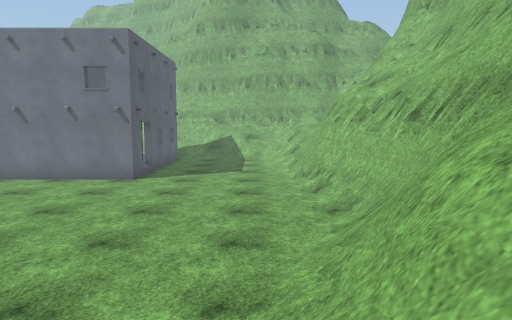
view 1 (above)

22 first-person views from a walk through a Unity game level. The camera is 1.3 m above the floor, tilts 6° down and sees 70° across. The floor is counted in squares, 1 m on a side. Each view is taken from the middle of a square. On the plan, view 1 faces up. The plan holds only what a view shows up to about 15 squares ahead; the rest is blank. The place goes on beyond the plan. The player is left out. Surface patterns are stand-ins for the level's own textures.

view 2
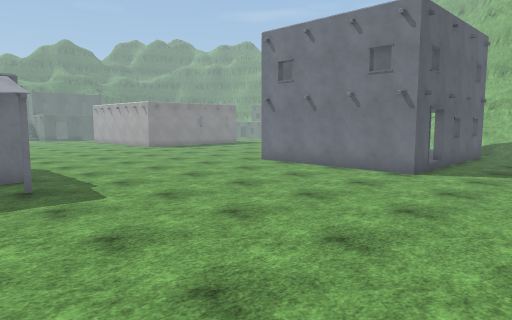

view 3
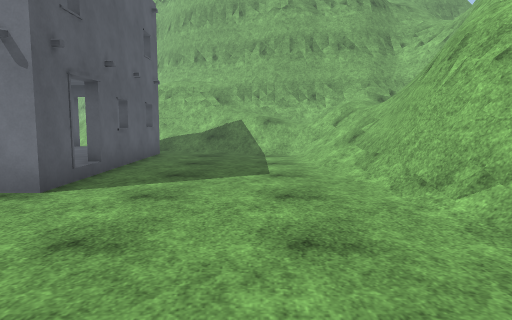

view 4
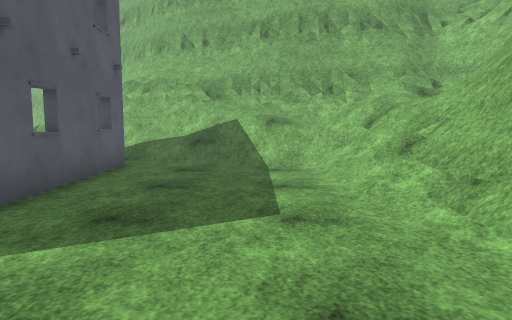

view 5
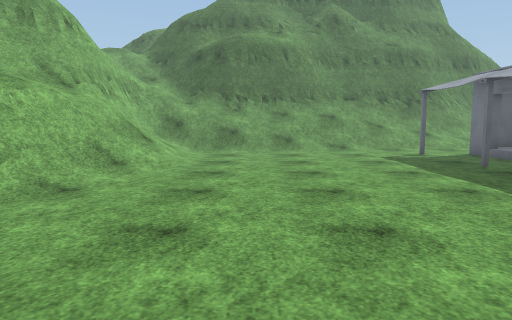

view 6
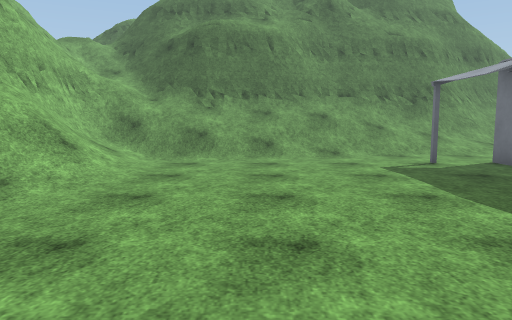

view 7
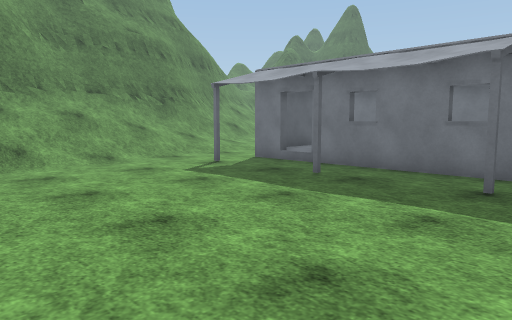

view 8
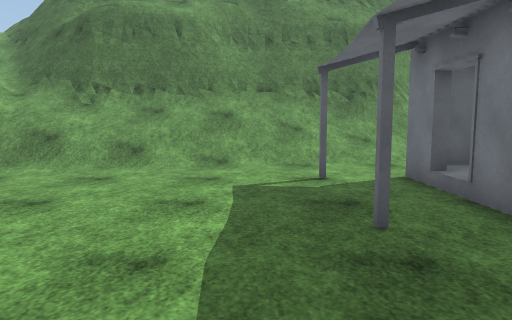

view 9
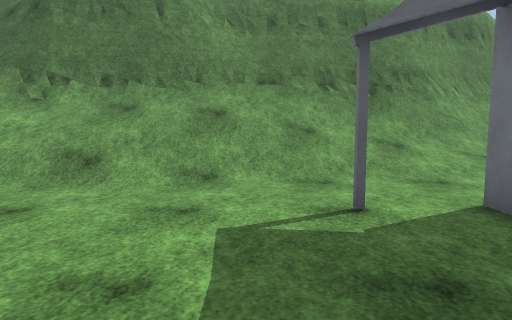

view 10
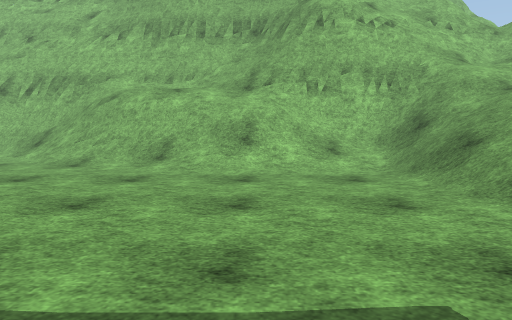

view 11
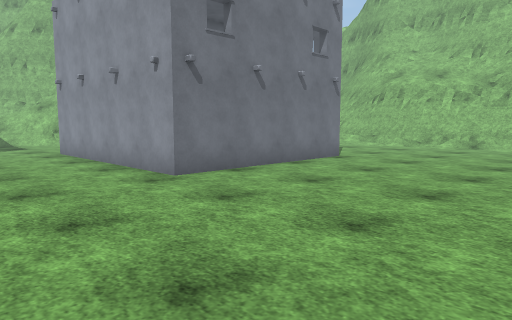

view 12
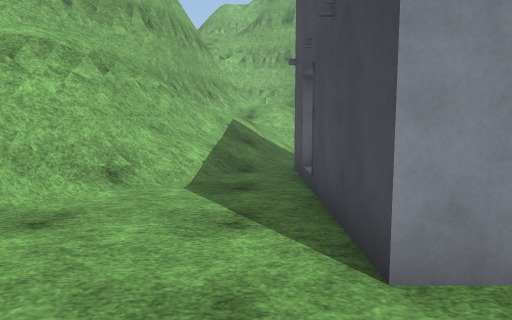

view 13
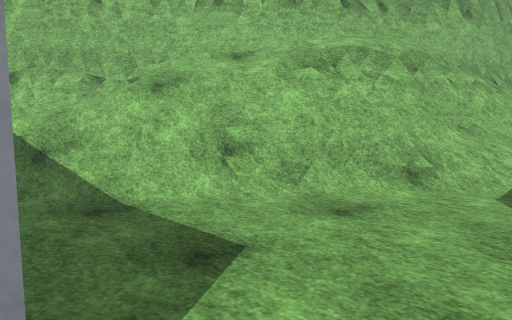

view 14
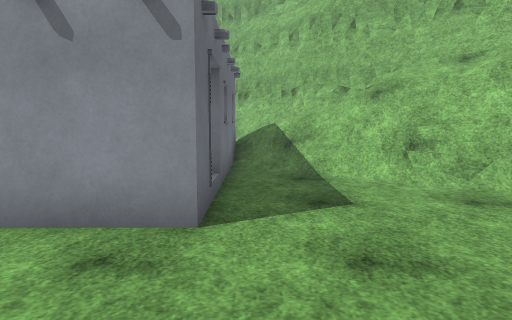

view 15
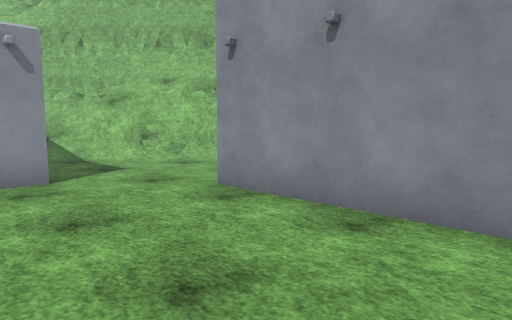

view 16
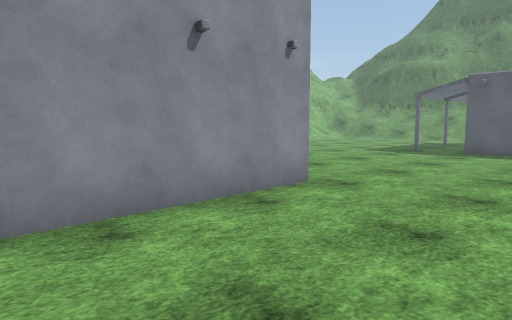

view 17
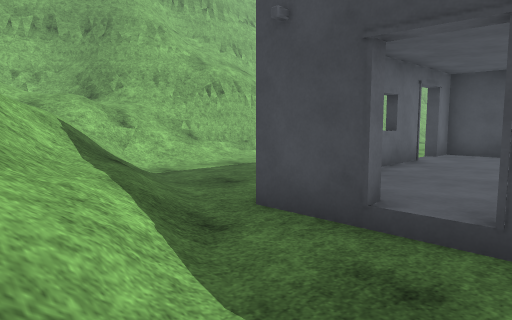

view 18
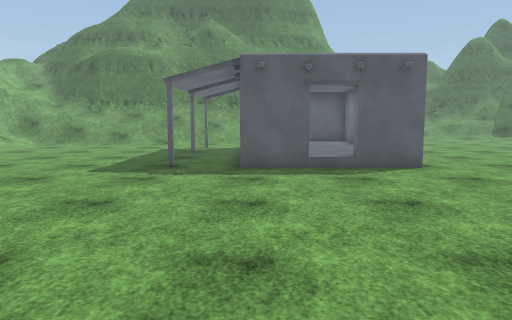

view 19
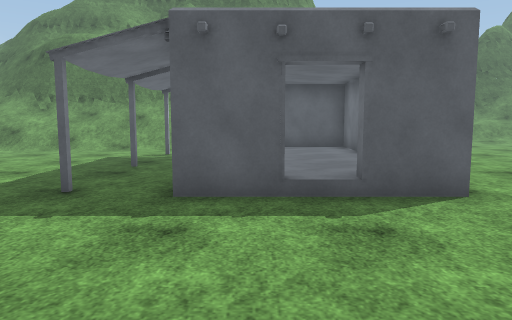

view 20
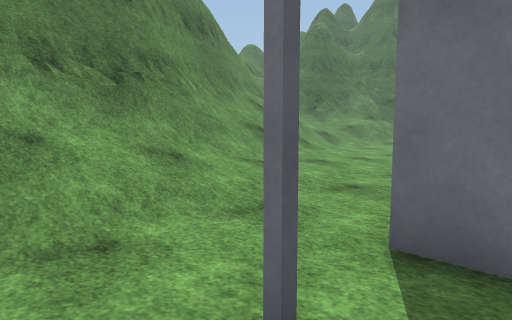

view 21
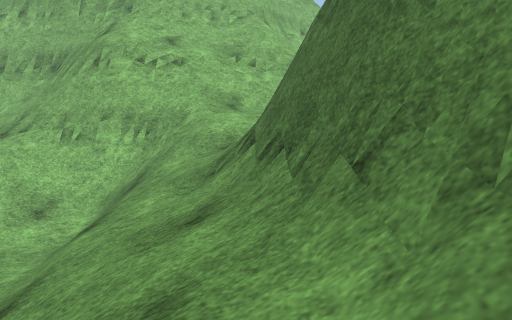

view 22
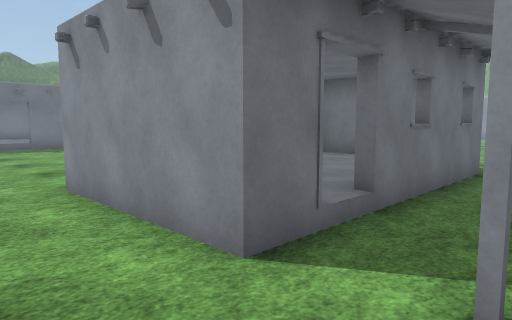

### Floor plan
Key: @ floor where view 1 was taken; # wall or solid block; x gap in a wall; . main floor; : floor 0.25 m higher than the main floor; + floor 2.5 m higher than the main floor; * floor 5.75 m higher than the main floor; / step, stairs or slope; = window, fence, low wall or low ledge; v drop or lower ground; B building.
Columns run from 17 left of view 1 to 7 right of it. Each row starts with its distance up from view 1.
 32   #//////=##
 31   #.//////=##
 30   B.////////####
 29   #.../=##=///###
 28   x..../==#v//#=#
 27   B...../===#==/####
 26  ##.......///==//=######
 25  ........../////////==###
 24  ...........///////////=#
 23  ....####BB##./////=// =#
 22  ....#      #...../=///=#
 21 .....#      #.....////###
 20  ....#      #.....///=##
 19  ....#      B.....//###
 18  ....#      #...../=##
 17 .....#      B......##
 16  ....#      B......##
 15  ....#B####B#......##
 14  ..................=#
 13  ..................=#
 12  ................../#
 11  ................../#
 10 ....................#
  9 ....................#
  8 .................../#
  7 .................../##
  6 ................../###
  5 ##.##............//=/=
  4 B   B............/==/=
  3     B............/=/+=
  2     #...........//=/+=#
  1     B.........../////=#
  0     #.........../@////#
 -1     B...........////=##
 -2     :...........///####
 -3 #####...........//=##
 -4 ................//###
 -5 ...........///////####
 -6 .......///////////=#=#
 -7 ..//////////////////==*
 -8 .:////////////=/////#=#
 -9 ////////////==##=///=##
-10 //##/#=##=########///=#
-11 /=##=#######    ##  /=
-12 =#########       ##
-13 ###               #

Positions as (right, up) in squares from view 1, and headings:
1: (0, 0), facing up
2: (0, 2), facing up-left
3: (-1, 8), facing up
4: (-1, 12), facing up
5: (-4, 11), facing down
6: (-5, 8), facing down
7: (-3, 6), facing down-left
8: (-9, 5), facing down
9: (-9, 2), facing down
10: (-11, -1), facing right
11: (-17, 7), facing up-right
12: (-15, 24), facing right
13: (-15, 24), facing up-right
14: (-14, 21), facing up
15: (-17, 17), facing up-right
16: (-17, 21), facing down-right
17: (-9, 27), facing down-right
18: (-13, 15), facing down
19: (-14, 11), facing down
20: (-9, -2), facing down-left
21: (-10, -9), facing right
22: (-10, -6), facing up-left
